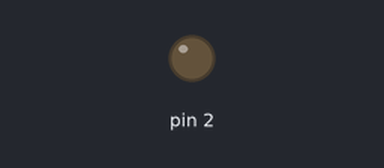
A sketch run on a simulated Arduino Uno, built with avr-gcc and run on an emulated ATmega328P. Parts: output pins drawn as LEDs (lit = HIGH). What the sketch prints to the serial monitor is not drawn.

Above: at 0.3 s.
At 4.6 s:
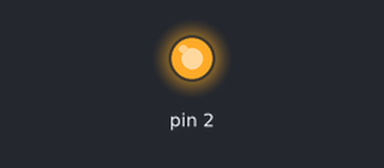
Timing chart, 0 to 7.1 s (numbered marks = the images above):
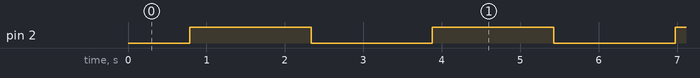

Measured:
- by itself, pin 2: alternates HIGH for 1.5 s and LOW for 1.5 s

The sketch:

BreathLED.ino
```cpp
int led = 0;
int fade = 5;

void setup() {
    Serial.begin(9600);
    pinMode(2, OUTPUT);
    digitalWrite(2, LOW);
}

void loop() {
    analogWrite(2, led);
    led += fade;

    if(led <= 0) {
        fade = 5;
    }
    else if(led >= 255) {
        fade = -5;
    }

    Serial.print("Current led value = ");
    Serial.println(led);
    delay(30);
}
```
